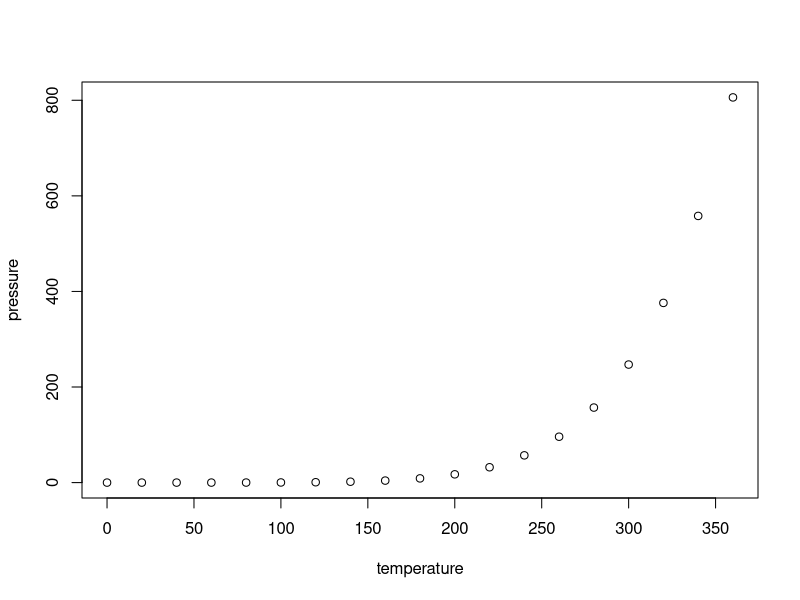
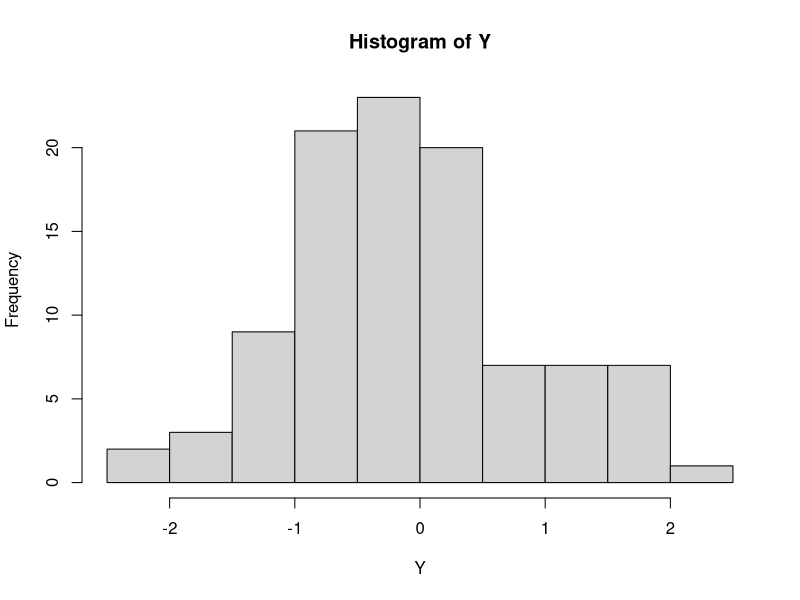

These charts were generated, in order, by the following R code:
## ---- chunk 1
knitr::opts_chunk$set(echo = TRUE)
## ---- chunk 2
summary(cars)
## ---- chunk 3
plot(pressure)
## ---- chunk 4
# sample of size 100
Y<- rnorm( 100)
hist( Y)
